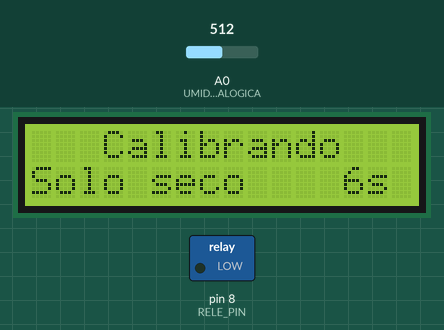
Simulated run of this sketch. Board: Arduino Uno, built with avr-gcc and run on an emulated ATmega328P. Shown: 16×2 character LCD, switched loads named in the sketch (green lamp = pin HIGH). Inputs (shaded band) come from the test bench; at power-on: A0 (UMIDADE_ANALOGICA) = 512. What the sketch prints to the serial monitor is not drawn.

Above: at 1.2 s.
At 19.5 s:
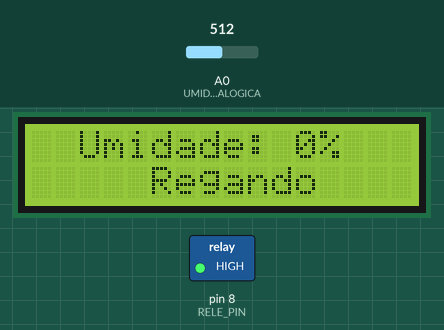
19.6 s: A0 (UMIDADE_ANALOGICA) set to 306
At 21.1 s:
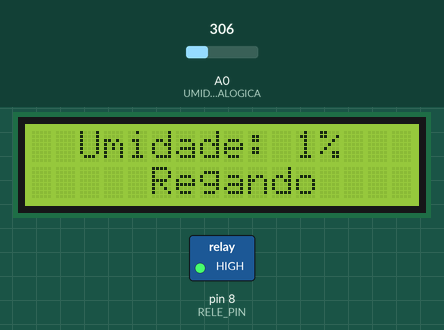
Timing chart, 0 to 22.6 s (numbered marks = the images above; inputs shaded):
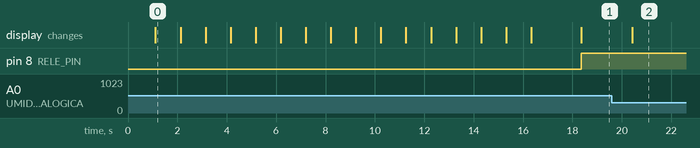

Measured:
- after the input at 19.6 s, the display: changes after 0.83 s (image 2)
- what the display in image 0 shows lasts 1.0 s, from 1.1 s to 2.1 s

The sketch:

horta_new.ino
```cpp
#include <Wire.h>
#include <LiquidCrystal_I2C.h>

#define UMIDADE_ANALOGICA A0
#define RELE_PIN 8

#define LIMITE_LIGA 48
#define LIMITE_DESLIGA 52

LiquidCrystal_I2C lcd(0x27, 16, 2);

// Variáveis globais para calibração e leitura
int umidadeMinima;
int umidadeMaxima;
int valorUmidade;
bool releLigado = false;
bool calibracaoCompleta = false;

void setup() {
  Serial.begin(9600);  // Inicializa a comunicação serial
  pinMode(UMIDADE_ANALOGICA, INPUT);
  pinMode(RELE_PIN, OUTPUT);
  lcd.init();
  lcd.backlight();

  calibrarSensor();
}

void loop() {
  if (calibracaoCompleta) {
    lerUmidade();
    exibirUmidadeLCD();
    controlarRele();
    delay(1000);  // Delay para evitar leituras muito rápidas
  }
}

void calibrarSensor() {
  lcd.clear();
  lcd.setCursor(0, 0);
  lcd.print("   Calibrando  ");

  lcd.setCursor(0, 1);
  contadorRegressivo(7, "Solo seco    ");  // Contador de 7 segundos
  umidadeMinima = analogRead(UMIDADE_ANALOGICA);

  lcd.setCursor(0, 1);
  contadorRegressivo(7, "Solo umido   ");  // Contador de 7 segundos
  umidadeMaxima = analogRead(UMIDADE_ANALOGICA);

  lcd.clear();
  lcd.setCursor(0, 0);
  lcd.print(" Calibracao OK!");
  delay(2000);

  Serial.print("Umidade Mínima: ");
  Serial.println(umidadeMinima);
  Serial.print("Umidade Máxima: ");
  Serial.println(umidadeMaxima);

  calibracaoCompleta = true;
}
void contadorRegressivo(int segundos, const char* mensagem) {
  for (int i = segundos; i >= 0; i--) {
    lcd.setCursor(0, 1);
    lcd.print(mensagem);  // Exibe a mensagem fixa
    lcd.print(i);
    lcd.print("s");
    delay(1000);  // Espera 1 segundo
  }
}
void lerUmidade() {
  int leitura = analogRead(UMIDADE_ANALOGICA);
  valorUmidade = map(leitura, umidadeMinima, umidadeMaxima, 0, 100);
  valorUmidade = constrain(valorUmidade, 0, 100);
}

void exibirUmidadeLCD() {
  lcd.setCursor(0, 0);
  lcd.print("  Umidade: ");
  lcd.print(valorUmidade);
  lcd.print("%   ");
}

void controlarRele() {
  if (valorUmidade < LIMITE_LIGA && !releLigado) {
    ativarRele();
    releLigado = true;
  } else if (valorUmidade > LIMITE_DESLIGA && releLigado) {
    desativarRele();
    releLigado = false;
  }

  lcd.setCursor(0, 1);
  lcd.print(releLigado ? "     Regando   " : "    Desligado  ");
}

void ativarRele() {
  digitalWrite(RELE_PIN, HIGH);
}

void desativarRele() {
  digitalWrite(RELE_PIN, LOW);
}
```
